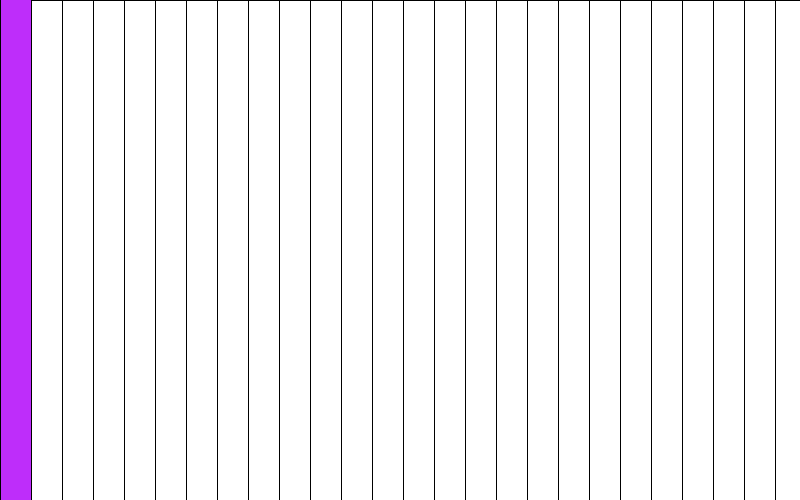
Frame 1 (no input)
Frame 60 (the mouse pressed at the canvas centre just before this capture): identical to frame 1, image omitted
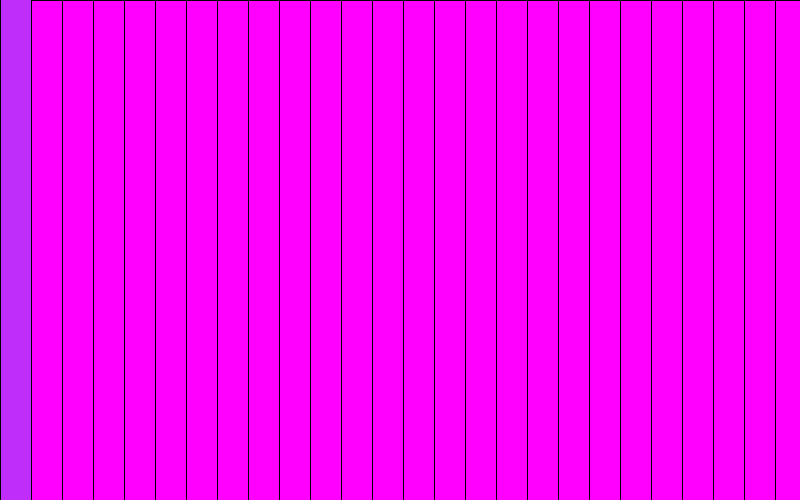
Frame 120 (the mouse held since frame 60 and released just before this capture)

The Processing sketch that drew these frames (run headless with seeded random() and noise(); from frame 60 on, the mouse is pressed at the canvas centre):

// Processing sketch: one_rectangle_fill
// ── one_rectangle_fill.pde
int x=0;
int y=0;
int pointx=0;
int pointy=0;
int changey=-1;
int step=1;

void setup() {
size (800,500);
background(190,45,250);
}

void draw() {
  if (mouseX>=width/3) {
      fill(255,0,255);
  }  
  
  for (x=0; x<=width; x+=30){
   rect(x,0,x,height);
   x++;
  }
  
  pointy=pointy+2;
  
  if (pointy>=height){
   changey=-1; 
  }
   if (pointy<=height){
    changey=-1; 
   }
  
}
